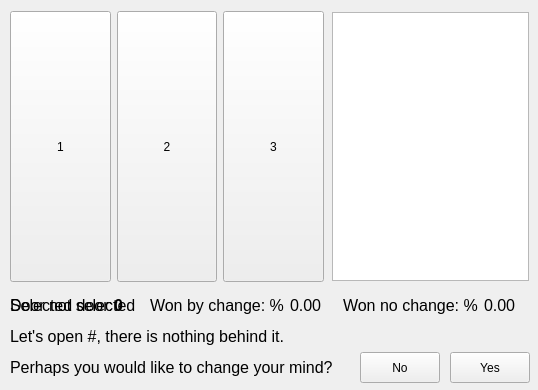
<?xml version="1.0" encoding="UTF-8"?>
<ui version="4.0">
 <class>MainWindow</class>
 <widget class="QMainWindow" name="MainWindow">
  <property name="geometry">
   <rect>
    <x>0</x>
    <y>0</y>
    <width>538</width>
    <height>390</height>
   </rect>
  </property>
  <property name="windowTitle">
   <string>The Monty Hall Paradox</string>
  </property>
  <widget class="QWidget" name="centralwidget">
   <property name="minimumSize">
    <size>
     <width>538</width>
     <height>0</height>
    </size>
   </property>
   <property name="maximumSize">
    <size>
     <width>16777215</width>
     <height>16777215</height>
    </size>
   </property>
   <property name="styleSheet">
    <string notr="true"/>
   </property>
   <widget class="QLabel" name="selected_door_text">
    <property name="enabled">
     <bool>true</bool>
    </property>
    <property name="geometry">
     <rect>
      <x>10</x>
      <y>290</y>
      <width>101</width>
      <height>31</height>
     </rect>
    </property>
    <property name="font">
     <font>
      <pointsize>12</pointsize>
     </font>
    </property>
    <property name="styleSheet">
     <string notr="true">color:#000;</string>
    </property>
    <property name="text">
     <string>Selected door:</string>
    </property>
   </widget>
   <widget class="QLabel" name="selected_door_value">
    <property name="enabled">
     <bool>true</bool>
    </property>
    <property name="geometry">
     <rect>
      <x>114</x>
      <y>290</y>
      <width>21</width>
      <height>31</height>
     </rect>
    </property>
    <property name="font">
     <font>
      <pointsize>12</pointsize>
      <bold>true</bold>
     </font>
    </property>
    <property name="styleSheet">
     <string notr="true">color:#000;</string>
    </property>
    <property name="text">
     <string>0</string>
    </property>
   </widget>
   <widget class="QLabel" name="selected_door_clear">
    <property name="enabled">
     <bool>true</bool>
    </property>
    <property name="geometry">
     <rect>
      <x>10</x>
      <y>290</y>
      <width>141</width>
      <height>31</height>
     </rect>
    </property>
    <property name="font">
     <font>
      <pointsize>12</pointsize>
      <kerning>true</kerning>
     </font>
    </property>
    <property name="styleSheet">
     <string notr="true">color:#000;</string>
    </property>
    <property name="text">
     <string>Door not selected</string>
    </property>
   </widget>
   <widget class="QWidget" name="layoutWidget">
    <property name="geometry">
     <rect>
      <x>10</x>
      <y>10</y>
      <width>521</width>
      <height>273</height>
     </rect>
    </property>
    <layout class="QHBoxLayout" name="horizontalLayout" stretch="2,2,2,4">
     <item>
      <widget class="QPushButton" name="door1">
       <property name="minimumSize">
        <size>
         <width>0</width>
         <height>271</height>
        </size>
       </property>
       <property name="text">
        <string>1</string>
       </property>
      </widget>
     </item>
     <item>
      <widget class="QPushButton" name="door2">
       <property name="minimumSize">
        <size>
         <width>0</width>
         <height>271</height>
        </size>
       </property>
       <property name="text">
        <string>2</string>
       </property>
      </widget>
     </item>
     <item>
      <widget class="QPushButton" name="door3">
       <property name="minimumSize">
        <size>
         <width>0</width>
         <height>271</height>
        </size>
       </property>
       <property name="text">
        <string>3</string>
       </property>
      </widget>
     </item>
     <item>
      <widget class="QTextBrowser" name="textBrowser">
       <property name="styleSheet">
        <string notr="true">margin: 2px;</string>
       </property>
      </widget>
     </item>
    </layout>
   </widget>
   <widget class="QLabel" name="open_next_door">
    <property name="geometry">
     <rect>
      <x>10</x>
      <y>321</y>
      <width>361</width>
      <height>31</height>
     </rect>
    </property>
    <property name="font">
     <font>
      <pointsize>12</pointsize>
     </font>
    </property>
    <property name="text">
     <string>Let's open #, there is nothing behind it.</string>
    </property>
   </widget>
   <widget class="QLabel" name="change_mind_text">
    <property name="geometry">
     <rect>
      <x>10</x>
      <y>352</y>
      <width>361</width>
      <height>31</height>
     </rect>
    </property>
    <property name="font">
     <font>
      <pointsize>12</pointsize>
     </font>
    </property>
    <property name="text">
     <string>Perhaps you would like to change your mind?</string>
    </property>
   </widget>
   <widget class="QPushButton" name="change_mind_no">
    <property name="geometry">
     <rect>
      <x>360</x>
      <y>352</y>
      <width>80</width>
      <height>31</height>
     </rect>
    </property>
    <property name="text">
     <string>No</string>
    </property>
   </widget>
   <widget class="QPushButton" name="change_mind_yes">
    <property name="geometry">
     <rect>
      <x>450</x>
      <y>352</y>
      <width>80</width>
      <height>31</height>
     </rect>
    </property>
    <property name="text">
     <string>Yes</string>
    </property>
   </widget>
   <widget class="QWidget" name="horizontalLayoutWidget">
    <property name="geometry">
     <rect>
      <x>150</x>
      <y>290</y>
      <width>381</width>
      <height>31</height>
     </rect>
    </property>
    <layout class="QHBoxLayout" name="horizontalLayout_2">
     <item>
      <widget class="QLabel" name="w_changed_text">
       <property name="enabled">
        <bool>true</bool>
       </property>
       <property name="font">
        <font>
         <pointsize>12</pointsize>
         <kerning>true</kerning>
        </font>
       </property>
       <property name="styleSheet">
        <string notr="true">color:#000;</string>
       </property>
       <property name="text">
        <string>Won by change: %</string>
       </property>
      </widget>
     </item>
     <item>
      <widget class="QLabel" name="w_changed_value">
       <property name="enabled">
        <bool>true</bool>
       </property>
       <property name="font">
        <font>
         <pointsize>12</pointsize>
         <kerning>true</kerning>
        </font>
       </property>
       <property name="styleSheet">
        <string notr="true">color:#000;</string>
       </property>
       <property name="text">
        <string>0.00</string>
       </property>
      </widget>
     </item>
     <item>
      <widget class="QLabel" name="w_no_change_text">
       <property name="enabled">
        <bool>true</bool>
       </property>
       <property name="font">
        <font>
         <pointsize>12</pointsize>
         <kerning>true</kerning>
        </font>
       </property>
       <property name="styleSheet">
        <string notr="true">color:#000;</string>
       </property>
       <property name="text">
        <string>Won no change: %</string>
       </property>
      </widget>
     </item>
     <item>
      <widget class="QLabel" name="w_no_change_value">
       <property name="enabled">
        <bool>true</bool>
       </property>
       <property name="font">
        <font>
         <pointsize>12</pointsize>
         <kerning>true</kerning>
        </font>
       </property>
       <property name="styleSheet">
        <string notr="true">color:#000;</string>
       </property>
       <property name="text">
        <string>0.00</string>
       </property>
      </widget>
     </item>
    </layout>
   </widget>
  </widget>
 </widget>
 <resources/>
 <connections/>
</ui>
